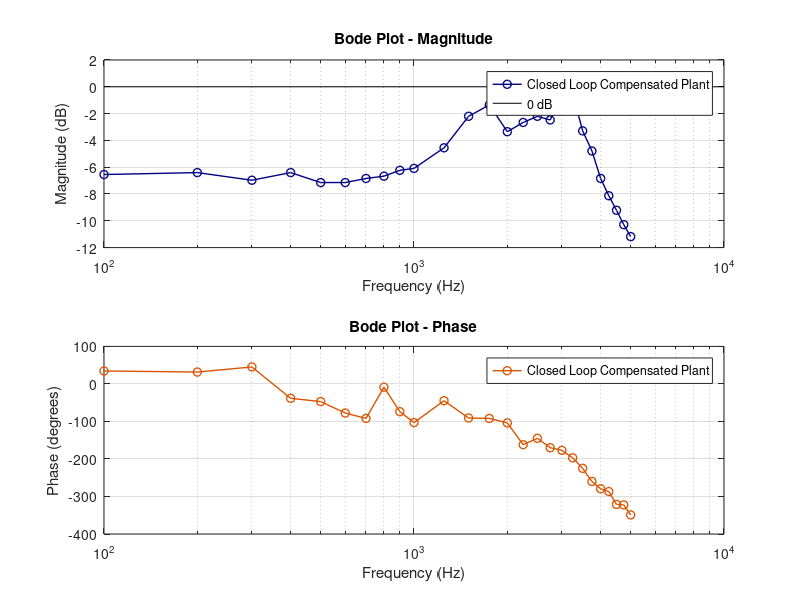

MATLAB code for this plot:
% Sample data
frequencies = [100
200
300
400
500
600
700
800
900
1000
1250
1500
1750
2000
2250
2500
2750
3000
3250
3500
3750
4000
4250
4500
4750
5000]; % Frequency in Hz (log scale)
gain1 = [-6.547178688
-6.403606995
-6.97443972
-6.403606995
-7.146443155
-7.146443155
-6.841643824
-6.669640389
-6.23160356
-6.09036647
-4.553565866
-2.202765575
-1.350524706
-3.349821746
-2.662443713
-2.202765575
-2.475643188
-0.574483025
-0.500560114
-3.291066913
-4.791550332
-6.841643824
-8.130803609
-9.214616771
-10.28891155
-11.18181836]; % Gain (magnitude in dB) for system 1
phase1 = [34.5
31.6
45.2
-38.4
-47.1
-77.6
-92
-8.74
-73.9
-103
-44.8
-90.8
-92
-104
-162
-145
-170
-177
-197
-225
-260
-279.4
-286.8
-321.1
-322.5
-349.2]; % Phase (degrees) for system 1

% Create a new figure
figure;

% Plot the magnitude (gain) for both systems
subplot(2, 1, 1); % Top plot for magnitude
semilogx(frequencies, gain1, '-o', 'Color', [0 0 0.5], 'LineWidth', 1, 'DisplayName', 'Closed Loop Compensated Plant'); % Plot System 1 gain
hold on;
% Add a bold 0 dB line using plot (for compatibility)
plot([frequencies(1),10^4], [0, 0], 'k', 'LineWidth', 0.5, 'DisplayName', '0 dB');
hold off;
xlabel('Frequency (Hz)');
ylabel('Magnitude (dB)');
ylim([-12, 2]);
title('Bode Plot - Magnitude');
legend;
grid on;

% Plot the phase for both systems
subplot(2, 1, 2); % Bottom plot for phase
semilogx(frequencies, phase1, '-o', 'Color', [0.85 0.33 0], 'LineWidth', 1, 'DisplayName', 'Closed Loop Compensated Plant'); % Plot System 1 phase
xlabel('Frequency (Hz)');
ylabel('Phase (degrees)');
title('Bode Plot - Phase');
legend;
grid on;
